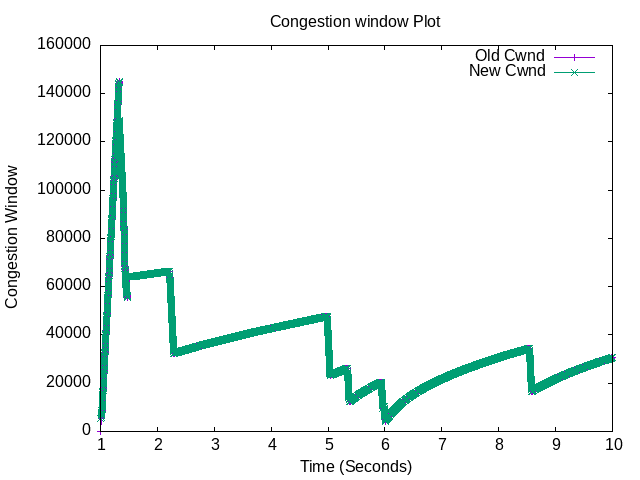

Recreate this plot in gnuplot.
set terminal png
set output "CW.png"
set title "Congestion window Plot"
set xlabel "Time (Seconds)"
set ylabel "Congestion Window"

plot "tcp-demo.cwnd" using 1:2 with linespoints title "Old Cwnd", "tcp-demo.cwnd" using 1:3 with linespoints title "New Cwnd"
